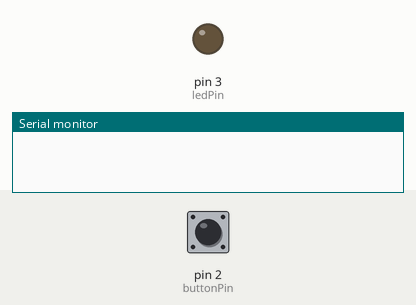
Recording of a sketch running on a simulated Arduino Uno, built with avr-gcc and run on an emulated ATmega328P. Parts: output pins drawn as LEDs (lit = HIGH), the last lines printed to the serial monitor. The test bench sets the inputs (shaded band); at power-on: pin 2 (buttonPin) HIGH. EEPROM starts erased.

Above: at 1.2 s.
1.3 s: pin 2 (buttonPin) pulled LOW for 0.15 s
At 1.37 s:
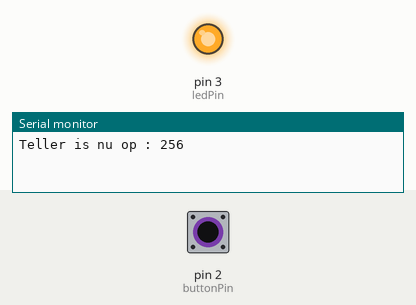
2.9 s: pin 2 (buttonPin) pulled LOW for 3.2 s
At 7.5 s:
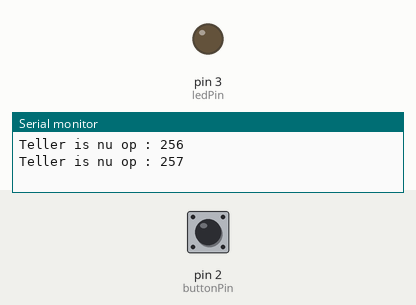
Timing chart, 0 to 9.0 s (numbered marks = the images above; inputs shaded):
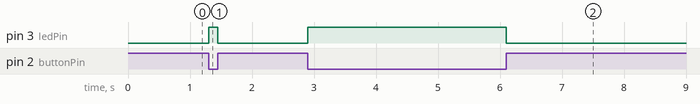

The sketch:

Opdracht2.ino
```cpp
#include <EEPROM.h>
int ledPin = 3;
int buttonPin = 2;
int lastButtonState = 1;
int lastPress;
int debounceTime = 20;
int teller;

void setup() {
  pinMode(ledPin, OUTPUT);
  pinMode(buttonPin, INPUT_PULLUP);
  Serial.begin(9600);
  teller = EEPROM.read(0);
  EEPROM.write(0,0);
}

void loop() {
  int buttonState = digitalRead(buttonPin);

  if((millis() - lastPress) > debounceTime)
  {
    lastPress = millis();
    if(buttonState == 0 && lastButtonState == 1)
    {
      teller++;
      EEPROM.write(0, teller);
      digitalWrite(ledPin, HIGH);
      lastButtonState = 0;
      Serial.print("Teller is nu op : ");
      Serial.println(teller);
    }
    if(buttonState == 1 && lastButtonState == 0)
    {
      lastButtonState = 1;
      digitalWrite(ledPin, LOW);
    }
  }
}
```

Measured:
- after the input at 1.3 s, pin 3 (ledPin): LOW → HIGH at once, → LOW 0.15 s later
- after the input at 2.9 s, pin 3 (ledPin): LOW → HIGH at once, → LOW 3.2 s later
